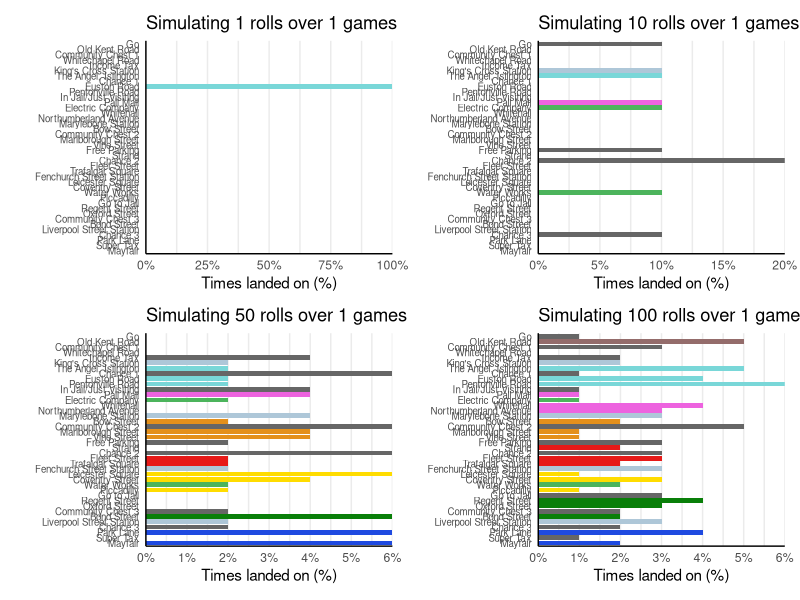

Write the R code that produced this figure. (Note: this script raises an error after producing the figure.)
## ---- chunk 1
library(tidyverse)
library(patchwork)
library(gganimate)

options(kableExtra.html.bsTable = TRUE)
## ---- chunk 2
monopoly_props <-  readxl::read_xlsx(here::here("static/data/monpoly_properties.xlsx"))

board_space = c(0:39)
names(board_space) <- monopoly_props$Name

color_codes <-  c("None"="grey40",
                  "Brown" = "#946C6B",
                  "Station"="#AEC7D8",
                  "Light Blue"= "#79D7D8",
                  "Pink" ="#ED63DF",
                  "Utilities" = "#4CB45C",
                  "Orange" = "#E4901B",
                  "Red"="#E71A18",
                  "Yellow" = "#FFDC00",
                  "Green" = "#097F09",
                  "Dark Blue" = "#1F4AE0"
                  )
## ---- chunk 3
# ggplot helper function
gg_monopoly <- function(n_games,n_rolls,add_base=FALSE) {
  
  sim_result <-  simulate_monopoly(n_games,n_rolls)
  
  p <- monopoly_props %>% 
    bind_cols(pct = sim_result ) %>% 
    ggplot(aes(y= reorder(Name,-Space) ,x=pct,fill=Color ))+
    geom_col(show.legend = FALSE)+
    scale_fill_manual(values = color_codes)+
    scale_x_continuous(expand = c(0,NA),labels = scales::percent_format(accuracy = 1) )+
    labs(subtitle = glue::glue("Simulation of {format(n_rolls)} dice rolls over {n_games} games"  ),
         x="Chance of landing per dice roll (%)",y="")+
    theme_classic()+
    theme(panel.grid.major.x  = element_line(),
          panel.grid.minor.x  = element_line(),
          axis.line.x = element_line(),
          axis.ticks =element_blank()) 
  
  if (add_base == TRUE){
    p <-  p + geom_vline(xintercept = 1/40,lty=2,col="black")
  }
  return(p)
}

gg_monopoly_short <- function(n_games,n_rolls) {
  
  sim_result <-  simulate_monopoly(n_games,n_rolls)
  
  p <- monopoly_props %>% 
    bind_cols(pct = sim_result ) %>% 
    ggplot(aes(y= reorder(Name,-Space) ,x=pct,fill=Color ))+
    geom_col(show.legend = FALSE)+
    scale_fill_manual(values = color_codes)+
    scale_x_continuous(expand = c(0,NA),labels = scales::percent_format(accuracy = 1) )+
    labs(x="Times landed on (%)",y="")+
    ggtitle(label=paste("Simulating",n_rolls,"rolls over",n_games,"games" ))+
    theme_classic()+
    theme(panel.grid.major.x  = element_line(),
          panel.grid.minor.x  = element_line(),
          axis.line.x = element_line(),
          axis.ticks =element_blank(),
          axis.text.y = element_text(size=7),
    ) 
  return(p)
}
## ---- chunk 4
board_space
## ---- chunk 5
dice_rolls <-  function(){
  return(sample(1:6,2,replace = TRUE))
}

set.seed(414)
roll <-  dice_rolls()
print(paste0("Rolled a ",roll[1]," and ",roll[2],". Their sum is ", roll[1]+roll[2] ))
## ---- chunk 6
simulate_monopoly <- function(n_games=1000,n_rolls=1000){
  
  all_counts <- rep(0,40)
  for (g in 1:n_games){ 
    pos <-  0
    counts <-  rep(0,40)
    for (i in 1:n_rolls){
      
      # roll the dice
      roll <-  dice_rolls()  
      
      # move around the board
      pos <-  ( pos + roll[1]+roll[2] ) %% 40
      
      counts[pos+1] <-  counts[pos+1] + 1 # counts[] does not start from 0, hence need +1
    }
    all_counts <- all_counts + counts
  }
  all_counts <-  all_counts/(n_rolls*n_games)
  return(all_counts)
}
## ---- chunk 7
set.seed(414) 

( gg_monopoly_short(1,1) + gg_monopoly_short(1,10)  ) / (  gg_monopoly_short(1,50) + gg_monopoly_short(1,100)    )
## ---- chunk 8
set.seed(414)
game_1 <-  simulate_monopoly(1,1000)
game_2 <-  simulate_monopoly(1,5000)
game_3 <-  simulate_monopoly(1,10000)
game_4 <-  simulate_monopoly(1,50000)
game_5 <-  simulate_monopoly(1,100000)

p <- monopoly_props %>% bind_cols( "1,000"=game_1,
                                   "5,000"=game_2 , 
                                   "10,000"=game_3  ,
                                   "50,000"=game_4,
                                   "100,000"=game_5) %>% 
  pivot_longer("1,000":"100,000") %>% 
  mutate (  name = factor(name, levels=c("1,000",
                                         "5,000", 
                                         "10,000",
                                         "50,000",
                                         "100,000")  
  ) 
  ) %>% 
  #ggplot(aes(x=value,y=Name,fill=Color)) +
  ggplot(aes(x=value,y=reorder(Name,-Space),fill=Color)) +
  geom_col(show.legend = FALSE)+
  scale_fill_manual(values = color_codes)+
  scale_x_continuous(expand = c(0,NA),labels = scales::percent_format(accuracy = 1),breaks = (1/100)*seq(0,100,1) )+
  #scale_y_continuous(breaks = 1:40, labels = unique(monopoly_props$Name)) +
  labs(
    #    subtitle = glue::glue("Simulation of {format(n_rolls)} dice rolls over {n_games} games"  ),
    x="Chance of landing per dice roll (%)",y="")+
  geom_vline(xintercept = (1/40),lty=2)+
  theme_classic()+
  theme(panel.grid.major.x  = element_line(size = .9),
        panel.grid.minor.x  = element_line(size = .5),
        axis.line.x = element_line(),
        axis.ticks =element_blank())

anim <- p+transition_states(name)+ease_aes('sine-in-out')+
  ggtitle("Simulation of {closest_state} dice rolls over 1 game")

animate(anim,fps=30)
## ---- chunk 9
set.seed(414) 

( gg_monopoly_short(1,5) + gg_monopoly_short(10,5)  ) / (  gg_monopoly_short(50,5) + gg_monopoly_short(100,5)    )
## ---- chunk 10

set.seed(414)
games <-  rep(NA,10)
for (i in 1:10){
  temp  <-  simulate_monopoly(10000,i)
  nam <- paste0("game_", i)
  assign(nam, temp)
}

df <- monopoly_props %>% bind_cols( "1"=game_1,"2"=game_2 , "3"=game_3  ,"4"=game_4,
                                    "5"=game_5,"6"=game_6,"7"=game_7 , "8"=game_8  ,
                                    "9"=game_9,"10"=game_10) %>% 
  pivot_longer("1":"10") %>% 
  mutate (  name = as.numeric(name) )  

p <- df %>% 
  ggplot(aes(x=value,y=reorder(Name,-Space),fill=Color)) +
  geom_col(show.legend = FALSE)+
  scale_fill_manual(values = color_codes)+
  scale_x_continuous(expand = c(0,NA),labels = scales::percent_format(accuracy = 1),breaks = (1/100)*seq(0,100,5) )+
  labs(x="Chance of landing per dice roll (%)",y="")+
  geom_vline(xintercept = (1/40),lty=2)+
  theme_classic()+
  theme(panel.grid.major.x  = element_line(size = .9),
        panel.grid.minor.x  = element_line(size = .5),
        axis.line.x = element_line(),
        axis.ticks =element_blank())

anim <- p+transition_states(name)+ ease_aes('sine-in-out')+
  ggtitle("Simulation of the first {closest_state} dice rolls over 10,000 games",
          subtitle = "Most likely place to land: { df %>%  filter(name==closest_state) %>% slice_max(order_by = value) %>% select(Name) %>% pull() }")

animate(anim,fps=30,nframes = 300)

## ---- chunk 11
set.seed(414)
gg_monopoly(1e3,1e3,add_base = TRUE)+
    scale_x_continuous(expand = c(0,NA),labels = scales::percent_format(accuracy = 0.1 ),breaks = (1/100)*seq(0,100,0.5) )+
  labs(title="Long term behaviour of going around the board")
## ---- chunk 12
simulate_monopoly <- function(n_games=1000,n_rolls=1000){
  
  all_counts <- rep(0,40)
  
  for (g in 1:n_games){ 
    pos <-  0
    counts <-  rep(0,40)
    for (i in 1:n_rolls){
      roll <-  dice_rolls()  
      pos <-  ( pos + roll[1]+roll[2] ) %% 40
      
      # If land on go to jail - go to jail
      if (pos == 30){
        pos = 10 
      }
      counts[pos+1] <-  counts[pos+1] + 1 
    }
    all_counts <- all_counts + counts
  }
  all_counts <-  all_counts/(n_rolls*n_games)
  return(all_counts)
}
## ---- chunk 13
set.seed(414)
gg_monopoly(1e3,1e3,add_base = TRUE)+
  labs(title="Adding go to jail")
## ---- chunk 14
simulate_monopoly <- function(n_games=1000,n_rolls=1000){
  
  all_counts <- rep(0,40)
  
  for (g in 1:n_games){ 
    pos <-  0
    counts <-  rep(0,40)
    n_doubles <-  0
    
    for (i in 1:n_rolls){
      roll <-  dice_rolls()  
      
      # if double then n_double += 1
      # else n_doubles = 0
      if  (roll[1] == roll[2] ) { n_doubles <- n_doubles + 1}
      else {n_doubles = 0}
      
      pos <-  ( pos + roll[1]+roll[2] ) %% 40
      
      # If landed on Go-to-Jail or n_doubles == 3 
      if (pos == 30 || n_doubles == 3 ){  
        pos = 10 # go jail & reset n_double
        n_doubles = 0
      }
      
      counts[pos+1] <-  counts[pos+1] + 1 
    }
    all_counts <- all_counts + counts
  }
  all_counts <-  all_counts/(n_rolls*n_games)
  return(all_counts)
}
## ---- chunk 15
set.seed(414)
gg_monopoly(1e3,1e3,add_base = TRUE)+
  labs(title="Adding doubles rule")
## ---- chunk 16
# Function for drawing chance cards

draw_chance_card <- function(pos){
  
  jailed <- FALSE
  cards <- c("Kings","Jail","Backwards","Trafalgar",
             "Pall","Mayfair","Go","Utility",
             "Station","Station", "None","None",
             "None","None","None","None"
  )
  drawn <-  sample(cards,1)
  
  if (drawn =="None"){pos=pos} # If none then do nothing
  else if (drawn == "Kings"){pos=5 } 
  else if (drawn == "Jail"){pos=10 ;jailed=TRUE } 
  else if (drawn == "Backwards"){pos= pos-3 }
  else if (drawn ==  "Trafalgar") {pos = 24}
  else if (drawn ==  "Pall") {pos = 11}
  else if (drawn == "Mayfair") {pos=39}
  else if (drawn == "Go"){pos=0}
  else if (drawn == "Utility"){ # Go to nearest utility
    while (!pos %in% c(12,28))
    {pos = ( pos + 1 ) %% 40}
  }
  else if(drawn == "Station"){ # Go to nearest station
    while (!pos %in% c(5,15,25,35) )
    {pos = ( pos + 1 ) %% 40}
  }
  
  return( list(pos,jailed) )
}
## ---- chunk 17
draw_chest_card <- function(pos){
  
  jailed <-  FALSE
  cards <- c("Go","Jail","None","None",
             "None","None","None","None",
             "None","None","None","None",
             "None","None","None","None"
  )
  drawn <-  sample(cards,1)
  
  if (drawn == "None"){pos = pos} # If none then do nothing
  else if (drawn == "Jail"){pos=10; jailed=TRUE} 
  else if (drawn == "Go"){pos=0}
  
  return(list(pos,jailed) )
}
## ---- chunk 18
simulate_monopoly <- function(n_games=1000,n_rolls=1000){
  all_counts <- rep(0,40)
  for (g in 1:n_games){ 
    pos <-  0
    jailed <- FALSE
    counts <-  rep(0,40)
    n_doubles <-  0
    
    
    for (i in 1:n_rolls){
      roll <-  dice_rolls()  
      
      if  (roll[1] == roll[2] ) { n_doubles <- n_doubles + 1}
      else {n_doubles = 0}
      
      pos <-  ( pos + roll[1]+roll[2] ) %% 40
      
      if (pos == 30 || n_doubles == 3  ){  
        pos = 10 
        n_doubles = 0
      }
 
      #### Card actions
      ## land on chance
      if (pos %in% c(7,22,36) ){
        card_res = draw_chance_card(pos)
        pos = card_res[[1]]
        jailed = card_res[[2]]
      }
      ## land on community chest
      else if (pos %in% c(2,17,33)  ){
        card_res = draw_chest_card(pos)
        pos = card_res[[1]]
        jailed = card_res[[2]]
      }
      
      
      counts[pos+1] <-  counts[pos+1] + 1 
    }
    all_counts <- all_counts + counts
  }
  all_counts <-  all_counts/(n_rolls*n_games)
  return(all_counts)
}
## ---- chunk 19
set.seed(414)
games <-  rep(NA,10)
for (i in 1:10){
  temp  <-  simulate_monopoly(10000,i)
  nam <- paste0("game_", i)
  assign(nam, temp)
}

df <- monopoly_props %>% bind_cols( "1"=game_1,"2"=game_2 , "3"=game_3  ,"4"=game_4,"5"=game_5,
                                    "6"=game_6,"7"=game_7 , "8"=game_8  ,"9"=game_9,"10"=game_10) %>% 
  pivot_longer("1":"10") %>% 
  mutate (  name = as.numeric(name) ) 

p <- df %>% 
  ggplot(aes(x=value,y=reorder(Name,-Space),fill=Color)) +
  geom_col(show.legend = FALSE)+
  scale_fill_manual(values = color_codes)+
  scale_x_continuous(expand = c(0,NA),labels = scales::percent_format(accuracy = 1),breaks = (1/100)*seq(0,100,5) )+
  labs(x="Chance of ending on square per dice roll (%)",y="")+
  geom_vline(xintercept = (1/40),lty=2)+
  theme_classic()+
  theme(panel.grid.major.x  = element_line(size = .9),
        panel.grid.minor.x  = element_line(size = .5),
        axis.line.x = element_line(),
        axis.ticks =element_blank())

anim <- p+transition_states(name)+ #ease_aes('sine-in-out')+
  ggtitle("Simulation of the first {closest_state} dice rolls over 10,000 games",
          subtitle = "Most likely square to end on: {cities <-  df %>%  filter(name==closest_state) %>% slice_max(order_by = value,n=1) %>% select(Name) %>% pull() }")

animate(anim,fps=30,nframes = 300)
## ---- chunk 20
set.seed(414)
gg_monopoly(1e3,1e3,add_base = TRUE)+
  labs(title="Adding chance cards and community chest actions",
       x="Chance of ending on square per dice roll (%)",y="")
## ---- chunk 21
n_games <-  1e3
n_rolls <-  1e3
set.seed(414)
sim_res <-  simulate_monopoly(n_games,n_rolls)

monopoly_props %>% 
  bind_cols(pct =  sim_res) %>% 
  filter(Name != "Go to Jail" ) %>% 
  ggplot(aes(x=pct,y=reorder(Name,pct),fill=Color  ))+
  geom_col(show.legend = FALSE)+
  scale_fill_manual(values = color_codes)+
  scale_x_continuous(expand = c(0,NA),labels = scales::percent_format(accuracy = 1),breaks = (1/100)*seq(0,100,1) )+
  labs(title = "Trafalgar Square, Vine Street, and most stations are the properties\nthat have the highest chance of being landed on",
       subtitle = glue::glue("Simulation of {format(n_rolls)} dice rolls over {n_games} games"  ),
       x="Chance of ending on square per dice roll (%)",y="")+
  theme_classic()+
  theme(panel.grid.major.x  = element_line(size = .9),
        panel.grid.minor.x  = element_line(size = .5),
        axis.line.x = element_line(),
        axis.ticks =element_blank())
## ---- chunk 22
simulate_monopoly <- function(n_games = 1000, n_rolls = 1000,jail_stay = TRUE){
  all_counts = rep(0,40)
  for (g in 1:n_games){
    pos = 0
    n_doubles = 0
    jailed = FALSE
    jail_turns = 0
    counts = rep(0,40)
    for (i in 1:n_rolls){
      
      roll <-  dice_rolls()
      
      ##### stay in jail strategy
      if (jail_stay  ){
        # Checks for doubles or jail
        if  (  (roll[1] == roll[2]) & !jailed) # if doubles and not in jail
        { n_doubles = n_doubles + 1
        #   print("NOT IN jail - doubles")
        }        
        else if ( (roll[1] != roll[2]) & jailed & jail_turns !=3) # if not doubles and in jail
        {  jail_turns = jail_turns + 1
        roll = c(0,0)
        #  print("IN jail - NO doubles")
        #  print(paste("In jail for:",jail_turns))
        } 
        else if ( ( (roll[1] == roll[2]) & jailed) | jail_turns == 3  )  # if doubles and in jail, or spent 3 turns in jail
        {n_doubles = 0
        jail_turns = 0
        jailed = FALSE
        #  print("IN jail - DOUBLES") 
        }
        else {n_doubles = 0
        # print("NOT IN jail - NO doubles")
        }                # if not doubles and not in jail
      }
      
      #### leave jail strategy
      else if (!jail_stay){
        if  (roll[1] == roll[2] ) { n_doubles = n_doubles + 1}
        else {n_doubles = 0}
      }
      
      # move to new position
      pos <-  ( pos + roll[1]+roll[2] ) %% 40
      
      # If landed on Go-to-Jail or got 3 doubles
      if (pos == 30 || n_doubles == 3 ){  # go jail and reset doubles  
        pos = 10 
        n_doubles  = 0
        jailed = TRUE
      }
      
      #### Card actions
      ## land on chance
      if (pos %in% c(7,22,36) ){
        card_res = draw_chance_card(pos)
        pos = card_res[[1]]
        jailed = card_res[[2]]
      }
      ## land on community chest
      else if (pos %in% c(2,17,33)  ){
        card_res = draw_chest_card(pos)
        pos = card_res[[1]]
        jailed = card_res[[2]]
      }
      
      
      counts[pos+1] <-  counts[pos+1] + 1
    }
    all_counts <- all_counts + counts
    
  }
  all_counts <-  all_counts/(n_rolls*n_games)
  return(all_counts)
}

## ---- chunk 23
n_games <-  1e2 ; n_rolls <-  1e3
set.seed(414)
game_1 <- simulate_monopoly(n_games, n_rolls ,jail_stay = FALSE)
set.seed(414)
game_2 <- simulate_monopoly(n_games, n_rolls , jail_stay = TRUE)
## ---- chunk 24
p <- monopoly_props %>% 
  bind_cols(Leave_jail = game_1, Stay_jail = game_2   ) %>% 
  rename( "Leave jail" = Leave_jail,
          "Stay in jail" = Stay_jail) %>% 
  pivot_longer(cols=c("Leave jail","Stay in jail")) %>% 
  ggplot(aes(x=value,y=reorder(Name,-Space ),fill=Color)) +
  geom_col(show.legend = FALSE)+
  scale_fill_manual(values = color_codes)+
  scale_x_continuous(expand = c(0,NA),labels = scales::percent_format(accuracy = 1),breaks = (1/100)*seq(0,100,2) )+
  labs(
    subtitle = glue::glue("Simulation of {format(n_rolls)} dice rolls over {n_games} games"  ),
    x="Chance of ending on square per dice roll (%)",y="")+
  theme_classic()+
  theme(panel.grid.major.x  = element_line(size = .9),
        panel.grid.minor.x  = element_line(size = .5),
        axis.line.x = element_line(),
        axis.ticks =element_blank())

anim <-  p + transition_states(name) + ease_aes('sine-in-out') +
  ggtitle('Strategy: {closest_state}')

animate(anim,fps=30)
## ---- chunk 25
set.seed(414)
leave_long <- simulate_monopoly(n_games = 1e4,n_rolls =1e3 ,jail_stay = FALSE)
set.seed(414)
stay_long<- simulate_monopoly(n_games = 1e4,n_rolls =1e3 ,jail_stay = TRUE)

set.seed(414)
leave_30 <-  simulate_monopoly(n_games =1e5,n_rolls = 30,jail_stay = FALSE)
set.seed(414)
stay_30 <-  simulate_monopoly(n_games =1e5,n_rolls = 30,jail_stay = TRUE)
## ---- chunk 26
monopoly_props %>% 
  mutate ( pct =  (leave_30 -leave_long)/leave_long ) %>% 
  ggplot(aes(x=pct,y=reorder(Name,-Space),fill=Color ))+
  geom_col(show.legend = FALSE)+
  scale_fill_manual(values = color_codes)+
  scale_x_continuous(labels = scales::percent_format(accuracy = 1),breaks = seq(-1,1,0.02))+
  labs(title = "The chances of ending on a light blue, pink or orange are higher\nafter 30 dice rolls than many dice rolls",
       subtitle = "Relative percentage difference of ending on a square \n from 30 dice rolls to many dice rolls for leaving jail",
       x="Relative percentage difference (%)",y="")+
  theme_classic()+
  theme(panel.grid.major.x  = element_line(size = .9),
        panel.grid.minor.x  = element_line(size = .5),
        axis.line.x = element_line(),
        axis.ticks =element_blank())
## ---- chunk 27
monopoly_props %>% 
  mutate ( pct =  (stay_30 -stay_long)/stay_long ) %>% 
  ggplot(aes(x=pct,y=reorder(Name,-Space),fill=Color ))+
  geom_col(show.legend = FALSE)+
  scale_fill_manual(values = color_codes)+
  scale_x_continuous(labels = scales::percent_format(accuracy = 1),breaks = seq(-1,1,0.02))+
  labs(title = "The chances of ending on a light blue, pink or orange are higher\nafter 30 dice rolls than many dice rolls",
       subtitle = "Relative percentage difference of ending on a square \n from 30 dice rolls to many dice rolls for staying in jail",
       x="Relative percentage difference (%)",y="")+
  theme_classic()+
  theme(panel.grid.major.x  = element_line(size = .9),
        panel.grid.minor.x  = element_line(size = .5),
        axis.line.x = element_line(),
        axis.ticks =element_blank())
## ---- chunk 28
p1 <-  monopoly_props %>% 
  mutate ( pct =  leave_long ) %>% 
  ggplot(aes(x=pct,y=reorder(Name,-Space),fill=Color ))+
  geom_col(show.legend = FALSE)+
  geom_text(aes(label= paste(round(pct*100,1),"%"),x=pct ),size=3,hjust=-.1 )+
  scale_fill_manual(values = color_codes)+
  scale_x_continuous(expand=c(0,NA), labels = scales::percent_format(accuracy = 1),breaks = seq(-1,1,0.02),limits = c(0,0.08) )+
  labs(title = "Leave jail",y="",
              x="Chance of ending on square per dice roll (%)")+
  theme_classic()+
  theme(panel.grid.major.x  = element_line(size = .9),
        panel.grid.minor.x  = element_line(size = .5),
        axis.line.x = element_line(),
        axis.ticks =element_blank())

p2 <- monopoly_props %>% 
  mutate ( pct =  stay_long ) %>% 
  ggplot(aes(x=pct,y=reorder(Name,-Space),fill=Color ))+
  geom_col(show.legend = FALSE)+
  geom_text(aes(label= paste(round(pct*100,1),"%"),x=pct ),size=3,hjust=-.1 )+
  scale_fill_manual(values = color_codes)+
  scale_x_continuous(expand=c(0,NA), labels = scales::percent_format(accuracy = 1),breaks = seq(-1,1,0.02),limits = c(0,0.15) )+
  labs(title = "Stay in Jail",y="",
              x="Chance of ending on square per dice roll (%)")+
  theme_classic()+
  theme(panel.grid.major.x  = element_line(size = .9),
        panel.grid.minor.x  = element_line(size = .5),
        axis.line.x = element_line(),
        axis.ticks =element_blank())

p1 + p2 + patchwork::plot_annotation(title = "Chance of ending on a square for many dice rolls",subtitle ="Simulation of 1,000 dice rolls over 10,000 games" )

## ---- chunk 29
p1 <-  monopoly_props %>% 
  mutate ( pct =  leave_30 ) %>% 
  ggplot(aes(x=pct,y=reorder(Name,-Space),fill=Color ))+
  geom_col(show.legend = FALSE)+
  geom_text(aes(label= paste(round(pct*100,1),"%"),x=pct ),size=3,hjust=-.1 )+
  scale_fill_manual(values = color_codes)+
  scale_x_continuous(expand=c(0,NA), labels = scales::percent_format(accuracy = 1),breaks = seq(-1,1,0.02),limits = c(0,0.08) )+
  labs(title = "Leave jail",y="",
              x="Chance of ending on square per dice roll (%)")+
  theme_classic()+
  theme(panel.grid.major.x  = element_line(size = .9),
        panel.grid.minor.x  = element_line(size = .5),
        axis.line.x = element_line(),
        axis.ticks =element_blank())

p2 <- monopoly_props %>% 
  mutate ( pct =  stay_30 ) %>% 
  ggplot(aes(x=pct,y=reorder(Name,-Space),fill=Color ))+
  geom_col(show.legend = FALSE)+
  geom_text(aes(label= paste(round(pct*100,1),"%"),x=pct ),size=3,hjust=-.1 )+
  scale_fill_manual(values = color_codes)+
  scale_x_continuous(expand=c(0,NA), labels = scales::percent_format(accuracy = 1),breaks = seq(-1,1,0.02),limits = c(0,0.15) )+
  labs(title = "Stay in Jail",y="",
              x="Chance of ending on square per dice roll (%)")+
  theme_classic()+
  theme(panel.grid.major.x  = element_line(size = .9),
        panel.grid.minor.x  = element_line(size = .5),
        axis.line.x = element_line(),
        axis.ticks =element_blank())

p1 + p2 + patchwork::plot_annotation(title = "Chance of ending on a square after 30 dice rolls",subtitle ="Simulation of 30 dice rolls over 100,000 games" )
## ---- chunk 30
monopoly_props %>% 
  select(Space,Color,Name) %>% 
  mutate( "long_leave" = leave_long,
          "long_stay" = stay_long,
          "30_leave"  =leave_30,
          "30_stay" = stay_30) %>%
  mutate( across( "long_leave":"30_stay"   , ~ scales::percent(.x,accuracy = 0.01)  )) %>% 
  kableExtra::kable(col.names = c("Space","Group","Name","Leave Jail","Stay Jail","Leave Jail","Stay Jail"),
                    align = "clrcccc") %>% 
  kableExtra::kable_styling(bootstrap_options = c("striped","condensed"),full_width = F) %>% 
  kableExtra::add_header_above(c(" " = 3, "Many rolls" = 2, "30 rolls" = 2)  ) 
